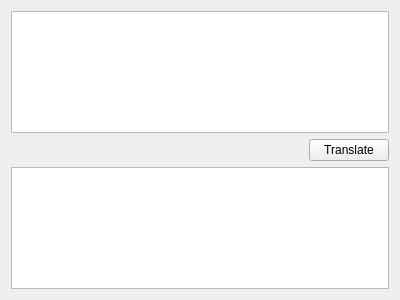
<?xml version="1.0" encoding="UTF-8"?>
<ui version="4.0">
    <class>TranslateSentence</class>
    <widget class="QWidget" name="TranslateSentence">
        <property name="geometry">
            <rect>
                <x>0</x>
                <y>0</y>
                <width>400</width>
                <height>300</height>
            </rect>
        </property>
        <layout class="QVBoxLayout" name="verticalLayout">
            <item>
                <widget class="QPlainTextEdit" name="sourceTextEdit"/>
            </item>
            <item>
                <layout class="QHBoxLayout" name="horizontalLayout">
                    <item>
                        <spacer name="horizontalSpacer">
                            <property name="orientation">
                                <enum>Qt::Horizontal</enum>
                            </property>
                            <property name="sizeHint" stdset="0">
                                <size>
                                    <width>40</width>
                                    <height>20</height>
                                </size>
                            </property>
                        </spacer>
                    </item>
                    <item>
                        <widget class="QPushButton" name="translateButton">
                            <property name="text">
                                <string>Translate</string>
                            </property>
                        </widget>
                    </item>
                </layout>
            </item>
            <item>
                <widget class="QTextEdit" name="destination">
                    <property name="readOnly">
                        <bool>true</bool>
                    </property>
                </widget>
            </item>
        </layout>
    </widget>
    <resources/>
    <connections/>
</ui>
